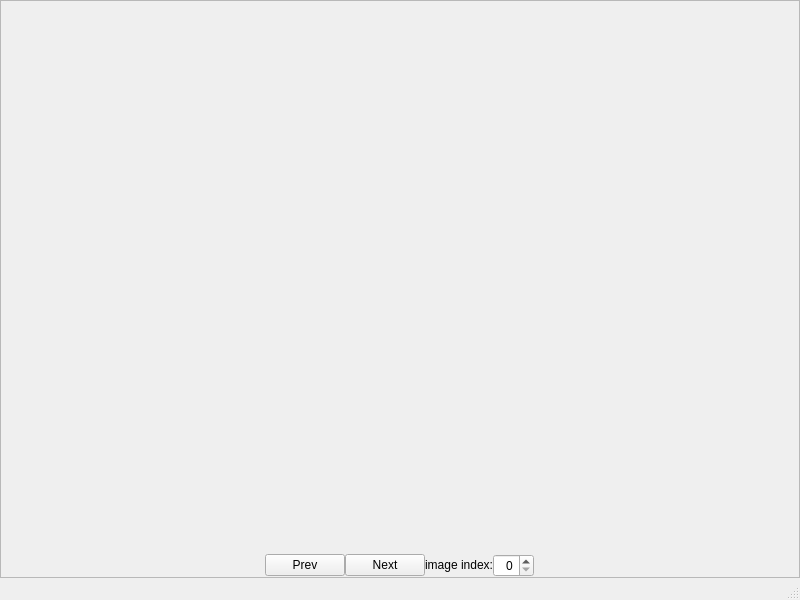
<?xml version="1.0" encoding="UTF-8"?>
<ui version="4.0">
 <class>MainWindow</class>
 <widget class="QMainWindow" name="MainWindow">
  <property name="geometry">
   <rect>
    <x>0</x>
    <y>0</y>
    <width>800</width>
    <height>600</height>
   </rect>
  </property>
  <property name="windowTitle">
   <string>Image Display</string>
  </property>
  <widget class="QWidget" name="centralwidget">
   <layout class="QGridLayout" name="gridLayout">
    <property name="leftMargin">
     <number>0</number>
    </property>
    <property name="topMargin">
     <number>0</number>
    </property>
    <property name="rightMargin">
     <number>0</number>
    </property>
    <property name="bottomMargin">
     <number>0</number>
    </property>
    <property name="spacing">
     <number>0</number>
    </property>
    <item row="0" column="0">
     <widget class="QFrame" name="frame">
      <property name="frameShape">
       <enum>QFrame::StyledPanel</enum>
      </property>
      <property name="frameShadow">
       <enum>QFrame::Raised</enum>
      </property>
      <layout class="QGridLayout" name="gridLayout_2">
       <property name="leftMargin">
        <number>0</number>
       </property>
       <property name="topMargin">
        <number>0</number>
       </property>
       <property name="rightMargin">
        <number>0</number>
       </property>
       <property name="bottomMargin">
        <number>0</number>
       </property>
       <property name="spacing">
        <number>0</number>
       </property>
       <item row="0" column="0">
        <layout class="QVBoxLayout" name="verticalLayout">
         <item>
          <widget class="QWidget" name="canvas" native="true"/>
         </item>
         <item>
          <spacer name="verticalSpacer">
           <property name="orientation">
            <enum>Qt::Vertical</enum>
           </property>
           <property name="sizeHint" stdset="0">
            <size>
             <width>20</width>
             <height>40</height>
            </size>
           </property>
          </spacer>
         </item>
         <item>
          <layout class="QHBoxLayout" name="horizontalLayout_3">
           <item>
            <layout class="QHBoxLayout" name="horizontalLayout">
             <item>
              <widget class="QPushButton" name="pushButton_prev">
               <property name="sizePolicy">
                <sizepolicy hsizetype="Maximum" vsizetype="Fixed">
                 <horstretch>0</horstretch>
                 <verstretch>0</verstretch>
                </sizepolicy>
               </property>
               <property name="text">
                <string>Prev</string>
               </property>
              </widget>
             </item>
             <item>
              <widget class="QPushButton" name="pushButton_next">
               <property name="sizePolicy">
                <sizepolicy hsizetype="Maximum" vsizetype="Fixed">
                 <horstretch>0</horstretch>
                 <verstretch>0</verstretch>
                </sizepolicy>
               </property>
               <property name="text">
                <string>Next</string>
               </property>
              </widget>
             </item>
            </layout>
           </item>
           <item>
            <layout class="QHBoxLayout" name="horizontalLayout_2">
             <property name="spacing">
              <number>0</number>
             </property>
             <item>
              <widget class="QLabel" name="label">
               <property name="sizePolicy">
                <sizepolicy hsizetype="Maximum" vsizetype="Fixed">
                 <horstretch>0</horstretch>
                 <verstretch>0</verstretch>
                </sizepolicy>
               </property>
               <property name="text">
                <string>image index:</string>
               </property>
               <property name="alignment">
                <set>Qt::AlignRight|Qt::AlignTrailing|Qt::AlignVCenter</set>
               </property>
              </widget>
             </item>
             <item>
              <widget class="QSpinBox" name="spinBox_index">
               <property name="sizePolicy">
                <sizepolicy hsizetype="Maximum" vsizetype="Fixed">
                 <horstretch>0</horstretch>
                 <verstretch>0</verstretch>
                </sizepolicy>
               </property>
               <property name="alignment">
                <set>Qt::AlignRight|Qt::AlignTrailing|Qt::AlignVCenter</set>
               </property>
              </widget>
             </item>
            </layout>
           </item>
          </layout>
         </item>
        </layout>
       </item>
      </layout>
     </widget>
    </item>
   </layout>
  </widget>
  <widget class="QStatusBar" name="statusbar"/>
 </widget>
 <resources/>
 <connections/>
</ui>
